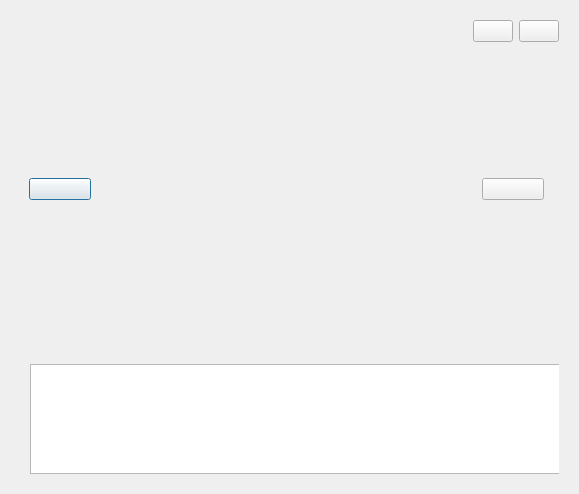
<?xml version="1.0" encoding="UTF-8"?>
<ui version="4.0">
 <class>SlideShowDlg</class>
 <widget class="QDialog" name="SlideShowDlg">
  <property name="geometry">
   <rect>
    <x>0</x>
    <y>0</y>
    <width>579</width>
    <height>494</height>
   </rect>
  </property>
  <property name="windowTitle">
   <string>Dialog</string>
  </property>
  <layout class="QVBoxLayout" name="verticalLayout" stretch="7,1">
   <item>
    <widget class="QWidget" name="slideShow" native="true">
     <layout class="QGridLayout" name="gridLayout">
      <item row="1" column="1">
       <widget class="PicAnimationWid" name="picAnimation" native="true"/>
      </item>
      <item row="1" column="0">
       <widget class="QWidget" name="slideprewid" native="true">
        <property name="minimumSize">
         <size>
          <width>80</width>
          <height>0</height>
         </size>
        </property>
        <property name="maximumSize">
         <size>
          <width>80</width>
          <height>16777215</height>
         </size>
        </property>
        <layout class="QHBoxLayout" name="horizontalLayout_4">
         <item>
          <widget class="PicButton" name="slidepreBtn">
           <property name="text">
            <string/>
           </property>
          </widget>
         </item>
        </layout>
       </widget>
      </item>
      <item row="1" column="2">
       <widget class="QWidget" name="slidenextwid" native="true">
        <property name="minimumSize">
         <size>
          <width>80</width>
          <height>0</height>
         </size>
        </property>
        <property name="maximumSize">
         <size>
          <width>80</width>
          <height>16777215</height>
         </size>
        </property>
        <layout class="QHBoxLayout" name="horizontalLayout_3">
         <item>
          <widget class="PicButton" name="slidenextBtn">
           <property name="text">
            <string/>
           </property>
          </widget>
         </item>
        </layout>
       </widget>
      </item>
      <item row="0" column="2">
       <layout class="QHBoxLayout" name="horizontalLayout_2">
        <item>
         <widget class="PicStateBtn" name="palyBtn">
          <property name="text">
           <string/>
          </property>
         </widget>
        </item>
        <item>
         <widget class="PicButton" name="closeBtn">
          <property name="text">
           <string/>
          </property>
         </widget>
        </item>
       </layout>
      </item>
     </layout>
    </widget>
   </item>
   <item>
    <widget class="QWidget" name="preShow" native="true">
     <layout class="QHBoxLayout" name="horizontalLayout">
      <item>
       <widget class="QWidget" name="widget" native="true">
        <property name="minimumSize">
         <size>
          <width>0</width>
          <height>120</height>
         </size>
        </property>
        <property name="maximumSize">
         <size>
          <width>16777215</width>
          <height>120</height>
         </size>
        </property>
        <widget class="QListWidget" name="preListWidget">
         <property name="geometry">
          <rect>
           <x>10</x>
           <y>10</y>
           <width>16777215</width>
           <height>110</height>
          </rect>
         </property>
         <property name="minimumSize">
          <size>
           <width>0</width>
           <height>110</height>
          </size>
         </property>
         <property name="maximumSize">
          <size>
           <width>16777215</width>
           <height>110</height>
          </size>
         </property>
        </widget>
       </widget>
      </item>
     </layout>
    </widget>
   </item>
  </layout>
 </widget>
 <customwidgets>
  <customwidget>
   <class>PicButton</class>
   <extends>QPushButton</extends>
   <header location="global">picbutton.h</header>
  </customwidget>
  <customwidget>
   <class>PicStateBtn</class>
   <extends>QPushButton</extends>
   <header location="global">picstatebtn.h</header>
  </customwidget>
  <customwidget>
   <class>PicAnimationWid</class>
   <extends>QWidget</extends>
   <header location="global">picanimationwid.h</header>
   <container>1</container>
  </customwidget>
 </customwidgets>
 <resources/>
 <connections/>
</ui>
